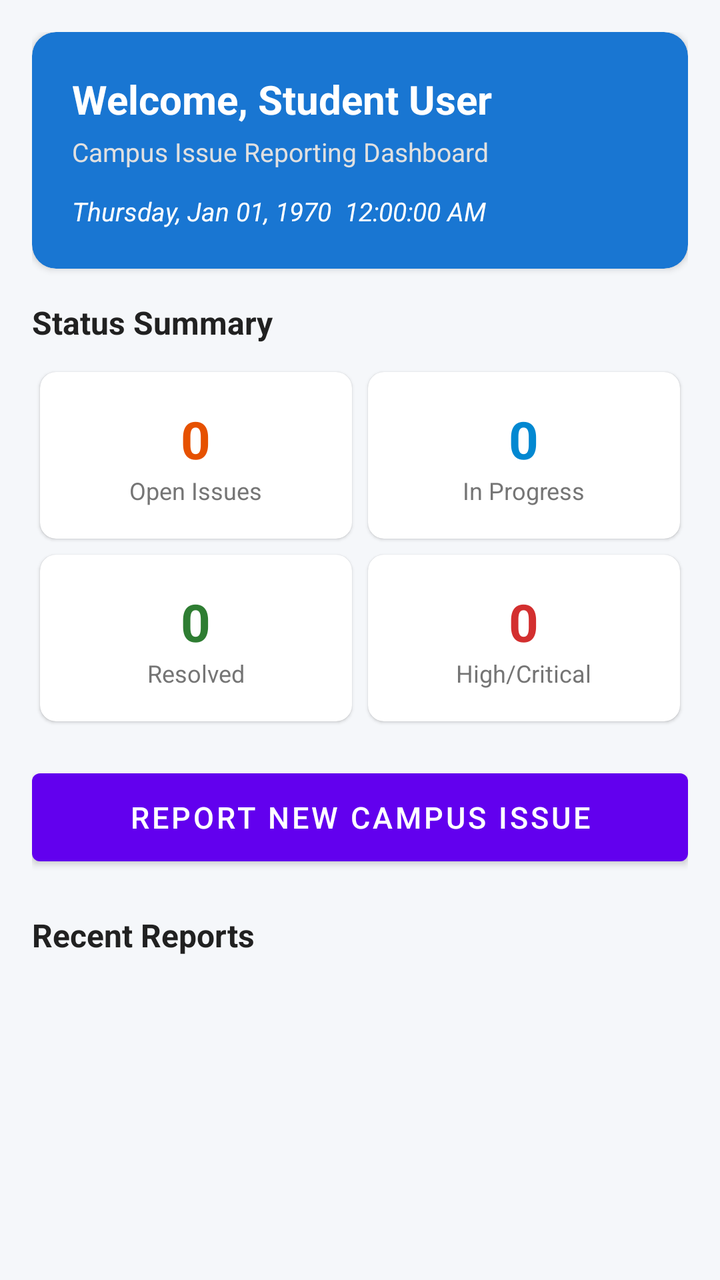
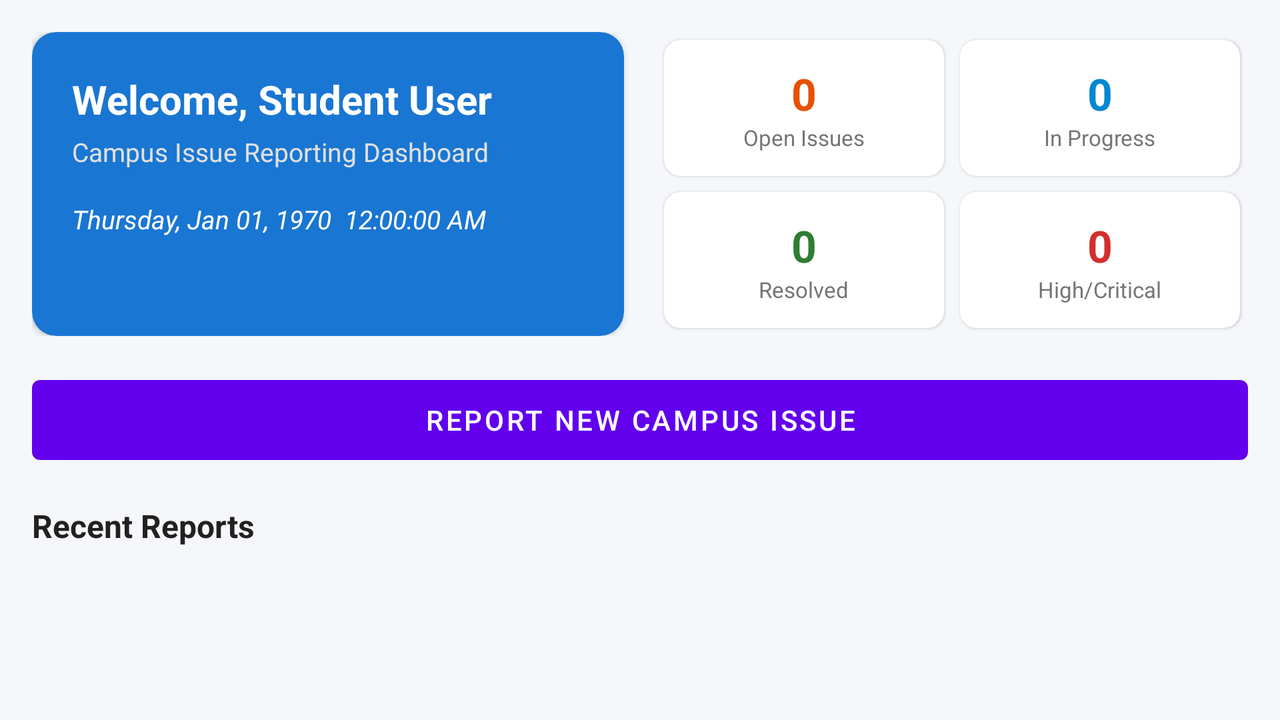

First picture: res/layout/ on a phone held upright. Second picture: the repository's own variant of that layout, on a device whose configuration matches the variant's folder. Source for both follows.
<!-- AndroidManifest.xml: application theme Theme.CampusFix -->
<!-- res/layout/fragment_dashboard.xml -->
<?xml version="1.0" encoding="utf-8"?>
<ScrollView xmlns:android="http://schemas.android.com/apk/res/android"
    xmlns:app="http://schemas.android.com/apk/res-auto"
    android:layout_width="match_parent"
    android:layout_height="match_parent"
    android:background="@color/background">

    <LinearLayout
        android:layout_width="match_parent"
        android:layout_height="wrap_content"
        android:orientation="vertical"
        android:padding="16dp">

        
        <com.google.android.material.card.MaterialCardView
            android:layout_width="match_parent"
            android:layout_height="wrap_content"
            app:cardCornerRadius="12dp"
            app:cardElevation="2dp"
            app:cardBackgroundColor="@color/primary"
            android:layout_marginBottom="16dp">

            <RelativeLayout
                android:layout_width="match_parent"
                android:layout_height="wrap_content"
                android:padding="20dp">

                <TextView
                    android:id="@+id/tv_welcome"
                    android:layout_width="wrap_content"
                    android:layout_height="wrap_content"
                    android:text="Welcome, Student User"
                    android:textColor="@color/white"
                    android:textSize="20sp"
                    android:textStyle="bold" />

                <TextView
                    android:id="@+id/tv_dashboard_subtitle"
                    android:layout_width="wrap_content"
                    android:layout_height="wrap_content"
                    android:layout_below="@id/tv_welcome"
                    android:text="Campus Issue Reporting Dashboard"
                    android:textColor="#E0E0E0"
                    android:textSize="13sp"
                    android:layout_marginTop="4dp" />

                
                <TextClock
                    android:id="@+id/clock_dashboard"
                    android:layout_width="wrap_content"
                    android:layout_height="wrap_content"
                    android:layout_below="@id/tv_dashboard_subtitle"
                    android:layout_marginTop="12dp"
                    android:format12Hour="EEEE, MMM dd, yyyy  hh:mm:ss a"
                    android:format24Hour="EEEE, MMM dd, yyyy  HH:mm:ss"
                    android:textColor="#FFFFFF"
                    android:textSize="13sp"
                    android:textStyle="italic" />

            </RelativeLayout>
        </com.google.android.material.card.MaterialCardView>

        
        <TextView
            android:layout_width="wrap_content"
            android:layout_height="wrap_content"
            android:text="Status Summary"
            android:textSize="16sp"
            android:textStyle="bold"
            android:textColor="@color/text_primary"
            android:layout_marginBottom="10dp" />

        <GridLayout
            android:layout_width="match_parent"
            android:layout_height="wrap_content"
            android:columnCount="2"
            android:rowCount="2"
            android:alignmentMode="alignBounds"
            android:layout_marginBottom="16dp">

            <com.google.android.material.card.MaterialCardView
                android:layout_width="0dp"
                android:layout_height="wrap_content"
                android:layout_columnWeight="1"
                android:layout_margin="4dp"
                app:cardCornerRadius="8dp"
                app:cardElevation="1dp"
                app:cardBackgroundColor="@color/white">
                <LinearLayout
                    android:layout_width="match_parent"
                    android:layout_height="wrap_content"
                    android:orientation="vertical"
                    android:padding="16dp"
                    android:gravity="center">
                    <TextView
                        android:id="@+id/tv_stat_open"
                        android:layout_width="wrap_content"
                        android:layout_height="wrap_content"
                        android:text="0"
                        android:textSize="26sp"
                        android:textStyle="bold"
                        android:textColor="@color/status_open" />
                    <TextView
                        android:layout_width="wrap_content"
                        android:layout_height="wrap_content"
                        android:text="Open Issues"
                        android:textSize="12sp"
                        android:textColor="@color/text_secondary" />
                </LinearLayout>
            </com.google.android.material.card.MaterialCardView>

            <com.google.android.material.card.MaterialCardView
                android:layout_width="0dp"
                android:layout_height="wrap_content"
                android:layout_columnWeight="1"
                android:layout_margin="4dp"
                app:cardCornerRadius="8dp"
                app:cardElevation="1dp"
                app:cardBackgroundColor="@color/white">
                <LinearLayout
                    android:layout_width="match_parent"
                    android:layout_height="wrap_content"
                    android:orientation="vertical"
                    android:padding="16dp"
                    android:gravity="center">
                    <TextView
                        android:id="@+id/tv_stat_in_progress"
                        android:layout_width="wrap_content"
                        android:layout_height="wrap_content"
                        android:text="0"
                        android:textSize="26sp"
                        android:textStyle="bold"
                        android:textColor="@color/status_in_progress" />
                    <TextView
                        android:layout_width="wrap_content"
                        android:layout_height="wrap_content"
                        android:text="In Progress"
                        android:textSize="12sp"
                        android:textColor="@color/text_secondary" />
                </LinearLayout>
            </com.google.android.material.card.MaterialCardView>

            <com.google.android.material.card.MaterialCardView
                android:layout_width="0dp"
                android:layout_height="wrap_content"
                android:layout_columnWeight="1"
                android:layout_margin="4dp"
                app:cardCornerRadius="8dp"
                app:cardElevation="1dp"
                app:cardBackgroundColor="@color/white">
                <LinearLayout
                    android:layout_width="match_parent"
                    android:layout_height="wrap_content"
                    android:orientation="vertical"
                    android:padding="16dp"
                    android:gravity="center">
                    <TextView
                        android:id="@+id/tv_stat_resolved"
                        android:layout_width="wrap_content"
                        android:layout_height="wrap_content"
                        android:text="0"
                        android:textSize="26sp"
                        android:textStyle="bold"
                        android:textColor="@color/status_resolved" />
                    <TextView
                        android:layout_width="wrap_content"
                        android:layout_height="wrap_content"
                        android:text="Resolved"
                        android:textSize="12sp"
                        android:textColor="@color/text_secondary" />
                </LinearLayout>
            </com.google.android.material.card.MaterialCardView>

            <com.google.android.material.card.MaterialCardView
                android:layout_width="0dp"
                android:layout_height="wrap_content"
                android:layout_columnWeight="1"
                android:layout_margin="4dp"
                app:cardCornerRadius="8dp"
                app:cardElevation="1dp"
                app:cardBackgroundColor="@color/white">
                <LinearLayout
                    android:layout_width="match_parent"
                    android:layout_height="wrap_content"
                    android:orientation="vertical"
                    android:padding="16dp"
                    android:gravity="center">
                    <TextView
                        android:id="@+id/tv_stat_critical"
                        android:layout_width="wrap_content"
                        android:layout_height="wrap_content"
                        android:text="0"
                        android:textSize="26sp"
                        android:textStyle="bold"
                        android:textColor="@color/priority_critical" />
                    <TextView
                        android:layout_width="wrap_content"
                        android:layout_height="wrap_content"
                        android:text="High/Critical"
                        android:textSize="12sp"
                        android:textColor="@color/text_secondary" />
                </LinearLayout>
            </com.google.android.material.card.MaterialCardView>

        </GridLayout>

        
        <com.google.android.material.button.MaterialButton
            android:id="@+id/btn_quick_report"
            android:layout_width="match_parent"
            android:layout_height="56dp"
            android:text="Report New Campus Issue"
            android:textSize="15sp"
            app:icon="@drawable/ic_add"
            app:iconGravity="textStart"
            android:layout_marginBottom="20dp" />

        
        <TextView
            android:layout_width="wrap_content"
            android:layout_height="wrap_content"
            android:text="Recent Reports"
            android:textSize="16sp"
            android:textStyle="bold"
            android:textColor="@color/text_primary"
            android:layout_marginBottom="10dp" />

        <LinearLayout
            android:id="@+id/container_recent_reports"
            android:layout_width="match_parent"
            android:layout_height="wrap_content"
            android:orientation="vertical" />

    </LinearLayout>
</ScrollView>
<!-- resources referenced by this layout -->
<resources>
  <color name="background">#F5F7FA</color>
  <color name="primary">#1976D2</color>
  <color name="priority_critical">#D32F2F</color>
  <color name="status_in_progress">#0288D1</color>
  <color name="status_open">#E65100</color>
  <color name="status_resolved">#2E7D32</color>
  <color name="text_primary">#212121</color>
  <color name="text_secondary">#757575</color>
  <color name="white">#FFFFFFFF</color>
  <style name="Theme.CampusFix" parent="Theme.MaterialComponents.DayNight.DarkActionBar">
          
          <item name="colorPrimary">@color/purple_500</item>
          <item name="colorPrimaryVariant">@color/purple_700</item>
          <item name="colorOnPrimary">@color/white</item>
          
          <item name="colorSecondary">@color/teal_200</item>
          <item name="colorSecondaryVariant">@color/teal_700</item>
          <item name="colorOnSecondary">@color/black</item>
          
          <item name="android:statusBarColor">?attr/colorPrimaryVariant</item>
          
      </style>
  <color name="purple_500">#FF6200EE</color>
  <color name="purple_700">#FF3700B3</color>
  <color name="teal_200">#FF03DAC5</color>
  <color name="teal_700">#FF018786</color>
  <color name="black">#FF000000</color>
</resources>
<!-- res/layout-land/fragment_dashboard.xml (the repository's variant of the layout above) -->
<!-- drawn on the phone turned sideways -->
<?xml version="1.0" encoding="utf-8"?>
<ScrollView xmlns:android="http://schemas.android.com/apk/res/android"
    xmlns:app="http://schemas.android.com/apk/res-auto"
    android:layout_width="match_parent"
    android:layout_height="match_parent"
    android:background="@color/background">

    <LinearLayout
        android:layout_width="match_parent"
        android:layout_height="wrap_content"
        android:orientation="vertical"
        android:padding="16dp">

        <LinearLayout
            android:layout_width="match_parent"
            android:layout_height="wrap_content"
            android:orientation="horizontal"
            android:baselineAligned="false"
            android:layout_marginBottom="16dp">

            
            <com.google.android.material.card.MaterialCardView
                android:layout_width="0dp"
                android:layout_height="match_parent"
                android:layout_weight="1"
                app:cardCornerRadius="12dp"
                app:cardElevation="2dp"
                app:cardBackgroundColor="@color/primary"
                android:layout_marginEnd="8dp">

                <RelativeLayout
                    android:layout_width="match_parent"
                    android:layout_height="match_parent"
                    android:padding="20dp">

                    <TextView
                        android:id="@+id/tv_welcome"
                        android:layout_width="wrap_content"
                        android:layout_height="wrap_content"
                        android:text="Welcome, Student User"
                        android:textColor="@color/white"
                        android:textSize="20sp"
                        android:textStyle="bold" />

                    <TextView
                        android:id="@+id/tv_dashboard_subtitle"
                        android:layout_width="wrap_content"
                        android:layout_height="wrap_content"
                        android:layout_below="@id/tv_welcome"
                        android:text="Campus Issue Reporting Dashboard"
                        android:textColor="#E0E0E0"
                        android:textSize="13sp"
                        android:layout_marginTop="4dp" />

                    <TextClock
                        android:id="@+id/clock_dashboard"
                        android:layout_width="wrap_content"
                        android:layout_height="wrap_content"
                        android:layout_below="@id/tv_dashboard_subtitle"
                        android:layout_marginTop="16dp"
                        android:format12Hour="EEEE, MMM dd, yyyy  hh:mm:ss a"
                        android:format24Hour="EEEE, MMM dd, yyyy  HH:mm:ss"
                        android:textColor="#FFFFFF"
                        android:textSize="13sp"
                        android:textStyle="italic" />

                </RelativeLayout>
            </com.google.android.material.card.MaterialCardView>

            
            <GridLayout
                android:layout_width="0dp"
                android:layout_height="wrap_content"
                android:layout_weight="1"
                android:columnCount="2"
                android:rowCount="2"
                android:layout_marginStart="8dp">

                <com.google.android.material.card.MaterialCardView
                    android:layout_width="0dp"
                    android:layout_height="wrap_content"
                    android:layout_columnWeight="1"
                    android:layout_margin="4dp"
                    app:cardCornerRadius="8dp"
                    app:cardElevation="1dp">
                    <LinearLayout
                        android:layout_width="match_parent"
                        android:layout_height="wrap_content"
                        android:orientation="vertical"
                        android:padding="12dp"
                        android:gravity="center">
                        <TextView
                            android:id="@+id/tv_stat_open"
                            android:layout_width="wrap_content"
                            android:layout_height="wrap_content"
                            android:text="0"
                            android:textSize="22sp"
                            android:textStyle="bold"
                            android:textColor="@color/status_open" />
                        <TextView
                            android:layout_width="wrap_content"
                            android:layout_height="wrap_content"
                            android:text="Open Issues"
                            android:textSize="11sp"
                            android:textColor="@color/text_secondary" />
                    </LinearLayout>
                </com.google.android.material.card.MaterialCardView>

                <com.google.android.material.card.MaterialCardView
                    android:layout_width="0dp"
                    android:layout_height="wrap_content"
                    android:layout_columnWeight="1"
                    android:layout_margin="4dp"
                    app:cardCornerRadius="8dp"
                    app:cardElevation="1dp">
                    <LinearLayout
                        android:layout_width="match_parent"
                        android:layout_height="wrap_content"
                        android:orientation="vertical"
                        android:padding="12dp"
                        android:gravity="center">
                        <TextView
                            android:id="@+id/tv_stat_in_progress"
                            android:layout_width="wrap_content"
                            android:layout_height="wrap_content"
                            android:text="0"
                            android:textSize="22sp"
                            android:textStyle="bold"
                            android:textColor="@color/status_in_progress" />
                        <TextView
                            android:layout_width="wrap_content"
                            android:layout_height="wrap_content"
                            android:text="In Progress"
                            android:textSize="11sp"
                            android:textColor="@color/text_secondary" />
                    </LinearLayout>
                </com.google.android.material.card.MaterialCardView>

                <com.google.android.material.card.MaterialCardView
                    android:layout_width="0dp"
                    android:layout_height="wrap_content"
                    android:layout_columnWeight="1"
                    android:layout_margin="4dp"
                    app:cardCornerRadius="8dp"
                    app:cardElevation="1dp">
                    <LinearLayout
                        android:layout_width="match_parent"
                        android:layout_height="wrap_content"
                        android:orientation="vertical"
                        android:padding="12dp"
                        android:gravity="center">
                        <TextView
                            android:id="@+id/tv_stat_resolved"
                            android:layout_width="wrap_content"
                            android:layout_height="wrap_content"
                            android:text="0"
                            android:textSize="22sp"
                            android:textStyle="bold"
                            android:textColor="@color/status_resolved" />
                        <TextView
                            android:layout_width="wrap_content"
                            android:layout_height="wrap_content"
                            android:text="Resolved"
                            android:textSize="11sp"
                            android:textColor="@color/text_secondary" />
                    </LinearLayout>
                </com.google.android.material.card.MaterialCardView>

                <com.google.android.material.card.MaterialCardView
                    android:layout_width="0dp"
                    android:layout_height="wrap_content"
                    android:layout_columnWeight="1"
                    android:layout_margin="4dp"
                    app:cardCornerRadius="8dp"
                    app:cardElevation="1dp">
                    <LinearLayout
                        android:layout_width="match_parent"
                        android:layout_height="wrap_content"
                        android:orientation="vertical"
                        android:padding="12dp"
                        android:gravity="center">
                        <TextView
                            android:id="@+id/tv_stat_critical"
                            android:layout_width="wrap_content"
                            android:layout_height="wrap_content"
                            android:text="0"
                            android:textSize="22sp"
                            android:textStyle="bold"
                            android:textColor="@color/priority_critical" />
                        <TextView
                            android:layout_width="wrap_content"
                            android:layout_height="wrap_content"
                            android:text="High/Critical"
                            android:textSize="11sp"
                            android:textColor="@color/text_secondary" />
                    </LinearLayout>
                </com.google.android.material.card.MaterialCardView>

            </GridLayout>
        </LinearLayout>

        
        <com.google.android.material.button.MaterialButton
            android:id="@+id/btn_quick_report"
            android:layout_width="match_parent"
            android:layout_height="52dp"
            android:text="Report New Campus Issue"
            android:textSize="14sp"
            app:icon="@drawable/ic_add"
            app:iconGravity="textStart"
            android:layout_marginBottom="16dp" />

        <TextView
            android:layout_width="wrap_content"
            android:layout_height="wrap_content"
            android:text="Recent Reports"
            android:textSize="16sp"
            android:textStyle="bold"
            android:textColor="@color/text_primary"
            android:layout_marginBottom="10dp" />

        <LinearLayout
            android:id="@+id/container_recent_reports"
            android:layout_width="match_parent"
            android:layout_height="wrap_content"
            android:orientation="vertical" />

    </LinearLayout>
</ScrollView>
